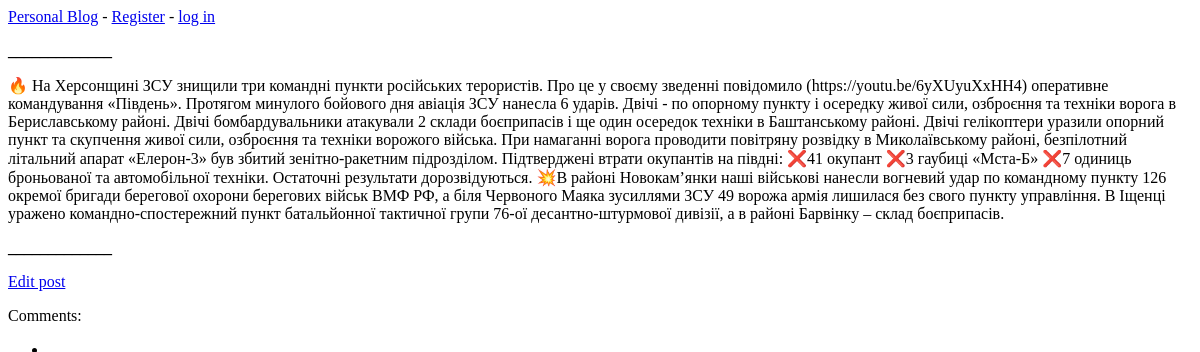
Before: /posts/2/ with the older database file.
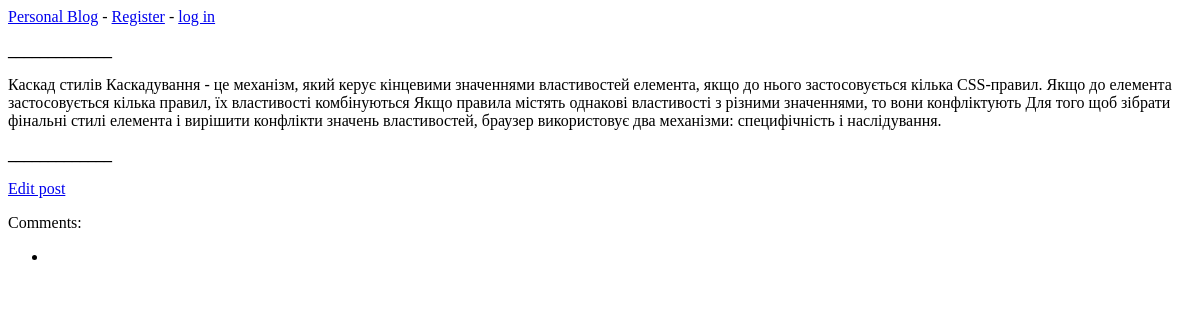
After: the same page with the newer database file.
### blogs/models.py (models this page shows, shortened)
class BlogPost(models.Model):
    title = models.CharField(max_length=50)
    text = models.TextField(max_length=5000)
    date_added = models.DateTimeField(auto_now_add=True)

### blogs/views.py (the view)
# urls.py: path('posts/<int:post_id>/', views.post, name='post'),
def post(request, post_id):
    post = BlogPost.objects.get(id=post_id)
    entries = {post.entry_set}
    text = post.text
    context = {'post': post, 'entries': entries, 'text': text}
    return render(request, 'blogs/post.html/', context)

### blogs/templates/blogs/post.html (shortened to what this page needs)
{% extends 'blogs/base.html' %}
{% block content %}
    <p align="left"><b>_____________</b></p>
    <p>{{ text }}</p>
    <p align="left"><b>_____________</b></p>
    <p>
        <a href="{% url 'blogs:edit_post' post.id %}">Edit post</a>
    </p>
    <p>Comments:</p>
        <ul>
            {% for entry in entries %}
                <li>
                </li>
            {% empty %}
                <li>No comments have been added yet</li>
            {% endfor %}
        </ul>
{% endblock content %}

Changed rows visible on the page:
changed BlogPost: text "🔥 На Херсонщині ЗСУ знищили три командні пункти російських терористів. Про це у своєму зведенні повідомило (https://youtu.be/6yXUyuXxHH4) оперативне командування «Південь». Протягом минулого бойового дня авіація ЗСУ нанесла 6 ударів. Двічі - по опорному пункту і осередку живої сили, озброєння та техніки ворога в Бериславському районі. Двічі бомбардувальники атакували 2 склади боєприпасів і ще один осередок техніки в Баштанському районі. Двічі гелікоптери уразили опорний пункт та скупчення живої сили, озброєння та техніки ворожого війська. При намаганні ворога проводити повітряну розвідку в Миколаївському районі, безпілотний літальний апарат «Елерон-3» був збитий зенітно-ракетним…" → "Каскад стилів Каскадування - це механізм, який керує кінцевими значеннями властивостей елемента, якщо до нього застосовується кілька CSS-правил. Якщо до елемента застосовується кілька правил, їх властивості комбінуються Якщо правила містять однакові властивості з різними значеннями, то вони конфліктують Для того щоб зібрати фінальні стилі елемента і вирішити конфлікти значень властивостей, браузер використовує два механізми: специфічність і наслідування."
